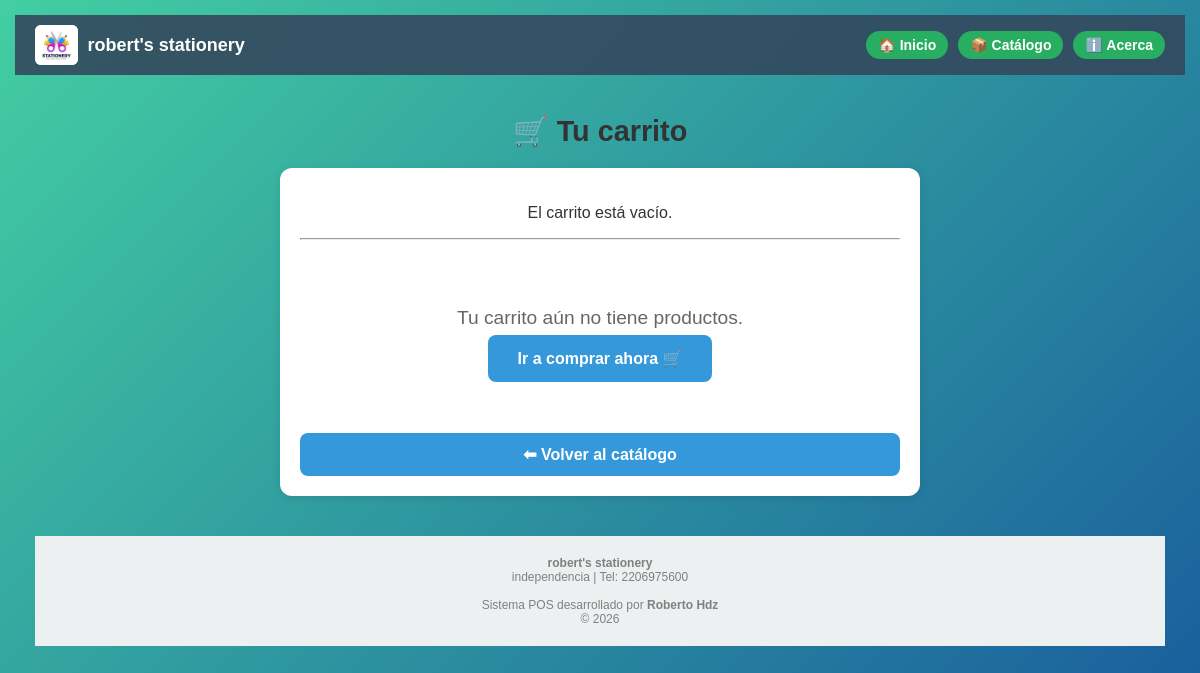
/carrito, run on the app's committed database.
### tables this page shows
CREATE TABLE configuracion (
    id INTEGER PRIMARY KEY,
    nombre_negocio TEXT,
    direccion TEXT,
    telefono TEXT,
    logo TEXT,
    zonas TEXT
, banner TEXT);

### app.py (the view)
@app.route('/carrito')
def ver_carrito():
    return mostrar_resumen_carrito('carrito.html')

### app.py (called while the page is built, shortened)
def get_db_connection():
    conn = sqlite3.connect(DB_PATH)
    conn.row_factory = sqlite3.Row
    return conn

@app.context_processor
def inject_config():
    try:
        conn = get_db_connection()
        conn.row_factory = sqlite3.Row
        config = conn.execute("SELECT * FROM configuracion WHERE id = 1").fetchone()
        conn.close()
        if config:
            return {'config': config}
        else:
            return {'config': {'nombre_negocio': 'papeleria', 'logo': 'logo.png'}}
    except Exception as e:
        print(f"Error en inject_config: {e}")
        return {'config': {}}

def obtener_datos_carrito():
    carrito = session.get('carrito', {})
    productos_en_carrito = []
    total = 0.0
    conn = get_db_connection()
    conn.close()
    return {"productos": productos_en_carrito, "total": total}

def mostrar_resumen_carrito(template_name):
    resumen = obtener_datos_carrito()
    return render_template(
        template_name,
        productos=resumen['productos'],
        total=resumen['total']
    )

### templates/carrito.html (shortened to what this page needs)
{% extends "base.html" %}
{% block contenido %}
<html lang="es">
<head>
</head>
<body>
<h1>🛒 Tu carrito</h1>
<div class="carrito">
{% if productos %}
    {% for producto in productos %}
        <div class="item-carrito">
            <div class="info-producto">
                <strong>{{ producto.descripcion }}</strong><br>
                <small>Precio: ${{ producto.precio }} | Total: ${{ producto.precio_total_producto }}</small>
            </div>
            <div class="cantidad-botones">
                <button type="button" onclick="cambiarCantidad('{{ producto.codigo }}', -1)">-</button>
                <span>{{ producto.cantidad }}</span>
                <button type="button" onclick="cambiarCantidad('{{ producto.codigo }}', 1)">+</button>
            </div>
        </div>
    {% endfor %}
    <div style="padding: 15px 0; font-size: 1.2rem;">
        <strong>Total a pagar: ${{ total }}</strong>
    </div>
{% else %}
    <p style="text-align:center;">El carrito está vacío.</p>
{% endif %}
<hr>
{% if productos %}
    <h3>🚚 Datos de entrega</h3>
    <form method="POST" action="{{ url_for('confirmar_venta') }}">
        <label>👤 Nombre del cliente</label>
        <input type="text" name="nombre" placeholder="Tu nombre completo" required>
        <label>📞 Teléfono</label>
        <input type="tel" name="telefono" placeholder="Ej: 1234567890" required>
        <label>🏠 Dirección</label>
        <textarea name="direccion" rows="3" placeholder="Calle, número, colonia..." required></textarea>
        <label>📝 Referencias (opcional)</label>
        <textarea name="referencias" rows="2" placeholder="Color de casa, entre calles..."></textarea>
        <div style="background:#fff3cd; border:1px solid #ffeeba; padding:12px; border-radius:8px; margin-bottom:15px; font-size: 0.9rem;">
            <strong>📌 Importante:</strong><br>
            Pago contra entrega (efectivo o transferencia).
        </div>
        <button type="submit" class="btn-confirmar">✅ Confirmar pedido</button>
    </form>
{% else %}
    <div style="text-align: center; padding: 40px 20px;">
        <p style="font-size: 1.2rem; color: #666;">Tu carrito aún no tiene productos.</p>
        <a href="{{ url_for('catalogo') }}" class="btn-volver" style="background: #3498db; width: auto; padding: 15px 30px;">
            Ir a comprar ahora 🛒
        </a>
    </div>
{% endif %}
<div class="acciones">
    <a href="{{ url_for('catalogo') }}" class="btn-volver">⬅ Volver al catálogo</a>
</div>
</body>
</html>
{% endblock %}

### templates/base.html (shortened to what this page needs)
<!DOCTYPE html>
<html lang="es">
<head>
</head>
<body>
<nav>
    {% if config.logo %}
        <img src="{{ url_for('static', filename=config.logo) }}" class="logo">
    {% else %}
        <img src="{{ url_for('static', filename='logo.png') }}" class="logo">
    {% endif %}
    <div class="titulo">
        {{ config.nombre_negocio or "papeleria" }}
    </div>
    <a href="/" class="btn-main">🏠 Inicio</a>
    <a href="/catalogo" class="btn-main">📦 Catálogo</a>
    <a href="{{ url_for('acerca') }}" class="btn-main">ℹ️ Acerca</a>
</nav>
<div class="content">
    {% block contenido %}
    {% endblock %}
</div>
<footer>
    <div>
        <b>{{ config.nombre_negocio or "La Preferida" }}</b><br>
        {{ config.direccion }} | Tel: {{ config.telefono }}
    </div>
    <br>
    Sistema POS desarrollado por <b>Roberto Hdz</b><br>
    © 2026
</footer>
</body>
</html>

### templates/base.html (style rules this page uses)
body { font-family: Arial, Helvetica, sans-serif; margin: 0; background: #f5f5f5; }
nav { background: rgba(52, 73, 94, 0.9); backdrop-filter: blur(10px); padding: 10px 20px; display: flex; align-items: center; position: sticky; top: 0; z-index: 1000; }
.logo { height: 40px; margin-right: 10px; border-radius: 6px; background: white; }
.titulo { color: white; font-weight: bold; font-size: 18px; margin-right: auto; }
nav a { color: white; text-decoration: none; margin-left: 10px; font-weight: bold; font-size: 14px; padding: 6px 12px; border-radius: 20px; }
.btn-main { background: #27ae60; }
.content { padding: 20px; min-height: 80vh; }
footer { text-align: center; font-size: 12px; color: gray; padding: 20px; background: #ecf0f1; margin-top: 40px; }

### templates/carrito.html (style rules this page uses)
body { font-family: Arial, sans-serif; background: linear-gradient(135deg, #43cea2, #185a9d); margin: 0; padding: 15px; font-size: 16px; color: #333; }
h1 { text-align: center; font-size: 1.8rem; margin-bottom: 20px; }
.carrito { max-width: 600px; margin: auto; background: white; padding: 20px; border-radius: 12px; box-shadow: 0 2px 10px rgba(0,0,0,0.1); }
.acciones { display: flex; flex-direction: column; gap: 10px; margin-top: 25px; }
button, .btn-volver { padding: 12px 15px; font-size: 1rem; border: none; border-radius: 8px; cursor: pointer; text-align: center; font-weight: bold; width: 100%; box-sizing: border-box; }
.btn-volver { background: #3498db; color: white; text-decoration: none; }
@media (min-width: 480px) { .acciones { flex-direction: row; } }
@media (min-width: 480px) { button, .btn-volver { width: auto; flex: 1; } }

### data on the page
configuracion: logo (picture), nombre_negocio "robert's stationery", direccion "independencia", telefono "2206975600"
